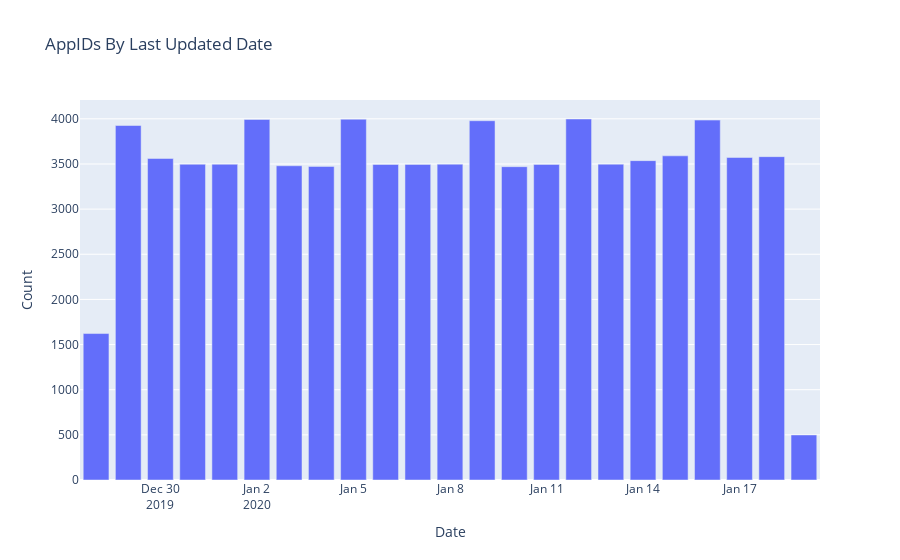

The cell this chart's notebook holds for it:
### Markdown cell above
## Large numbers of old AppID entries means `refreshsteam.py` needs to be run.  This excludes consistently failed appids.

### Code cell
# https://plot.ly/python/bar-charts/

data = [Bar(
        x=grouped_df['updated_date'],
        y=grouped_df['count']
    )]

layout = Layout(
        title='AppIDs By Last Updated Date',
        xaxis=dict(
            title='Date'
        ),
        yaxis=dict(
            title='Count'
        )
    )

fig = Figure(data=data, layout=layout)

iplot(fig)

### Figure 1 — Plotly figure (JSON) as saved in the notebook; plotly's stock layout.template omitted (floating-point values rounded to 4 significant figures)
{"data": [{"type": "bar", "x": ["2019-12-28", "2019-12-29", "2019-12-30", "2019-12-31", "2020-01-01", "2020-01-02", "2020-01-03", "2020-01-04", "2020-01-05", "2020-01-06", "2020-01-07", "2020-01-08", "2020-01-09", "2020-01-10", "2020-01-11", "2020-01-12", "2020-01-13", "2020-01-14", "2020-01-15", "2020-01-16", "2020-01-17", "2020-01-18", "2020-01-19"], "y": [1622, 3926, 3561, 3497, 3497, 3993, 3480, 3473, 3996, 3494, 3495, 3498, 3979, 3470, 3495, 3998, 3498, 3537, 3590, 3986, 3572, 3581, 499]}], "layout": {"title": {"text": "AppIDs By Last Updated Date"}, "xaxis": {"title": {"text": "Date"}}, "yaxis": {"title": {"text": "Count"}}}}
